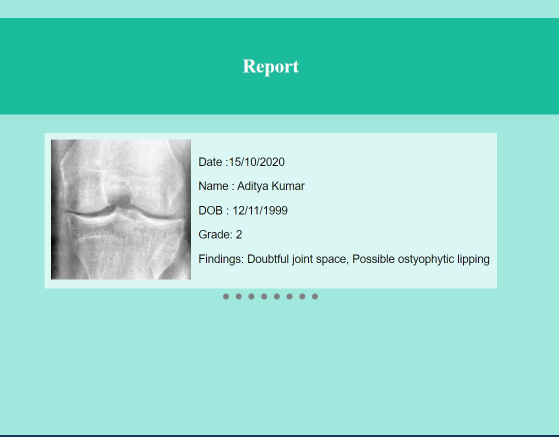
#> input picture sampleReport.JPG, 1117 x 874 px (shown at 1/2 size)
$ python -i preprocessing.py   (imports and definitions only)
#> lines starting #> are read from the running program, lines starting #| are printed output that depends on the picture; after the words box and inside, x2 and y2 are one past the last pixel; in counts of white or black regions, pixels touching at a corner belong together
import cv2
import numpy as np


def draw_lines(img, lines):
    try:
        for line in lines:
            coords = line[0]
            cv2.line(img, (coords[0], coords[1]),
                     (coords[2], coords[3]), [255, 255, 255], 3)
    except:
        pass

def EdgeDetection(original_image):
    processed_img = original_image
    processed_img = cv2.GaussianBlur(processed_img, (3, 3), 7)
    processed_img = cv2.Canny(processed_img, threshold1=70, threshold2=150)
    #edges
    lines = cv2.HoughLinesP(processed_img, 1, np.pi/180, 180, 20, 15)
    draw_lines(processed_img, lines)
    return processed_img

def ApplyContour(img):
    ret, thresh = cv2.threshold(img, 100, 255, 0)
    contours, hierarchy = cv2.findContours(
        thresh, cv2.RETR_TREE, cv2.CHAIN_APPROX_SIMPLE)
    img = np.dstack((img, img, img))
    cv2.drawContours(img, contours, -1, (0, 255, 0), 2)
    return img

#Histogram Equalisation
def ApplyCLAHE(img):
    clahe = cv2.createCLAHE(clipLimit=2.0, tileGridSize=(8,8))
    img_CLAHE = clahe.apply(img)
    return img_CLAHE

def Roi(img):
    #         y1:y2    x1:x2
    img = img[250:500, 90:450]
    return img

def Preprocess(img):
    img_roi = img#Roi(img)
    img_CLAHE = ApplyCLAHE(img_roi)
    img_edge = EdgeDetection(img_roi)
    final_img = ApplyContour(img_edge)
    #cv2.imshow('final_img', final_img)
    return final_img,img_CLAHE

>>> import cv2
>>> picture = cv2.imread('sampleReport.JPG', cv2.IMREAD_GRAYSCALE)
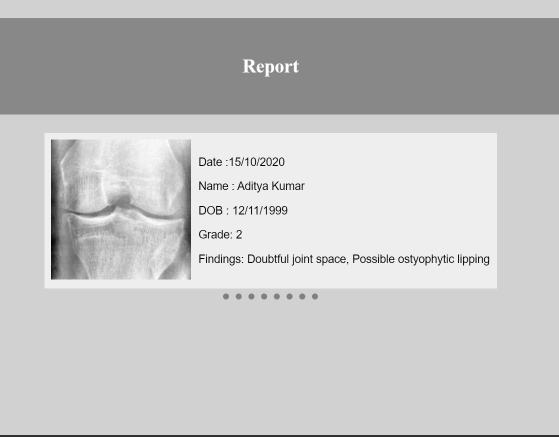
#> picture: shape (874, 1117) (shown at 1/2 size); min 0, max 255, mean 195
>>> result = Preprocess(picture)
#> in ApplyCLAHE, `img_CLAHE = clahe.apply(img)`:
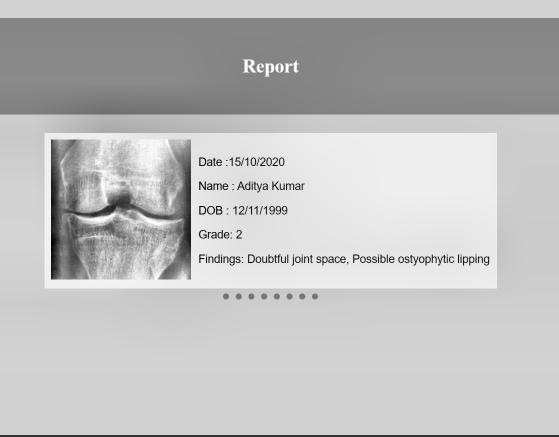
#> img_CLAHE: shape (874, 1117) (shown at 1/2 size); min 2, max 255, mean 189.9
#> in EdgeDetection, `processed_img = cv2.Canny(processed_img, threshold1=70, threshold2=150)`:
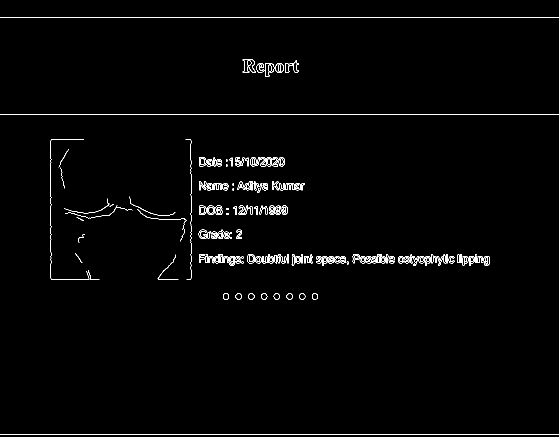
#> processed_img: shape (874, 1117) (shown at 1/2 size); 1.3% white in thin lines or dots
#> in EdgeDetection, `lines = cv2.HoughLinesP(processed_img, 1, np.pi/180, 180, 20, 15)`: lines = [[0, 228, 1116, 228], [0, 35, 1116, 35], [0, 869, 1116, 869], [101, 451, 101, 411], [101, 317, 101, 281], [382, 425, 382, 391]]
#> the loop in draw_lines, `for line in lines:` made 6 passes
#> after the loop in draw_lines, `for line in lines:`:
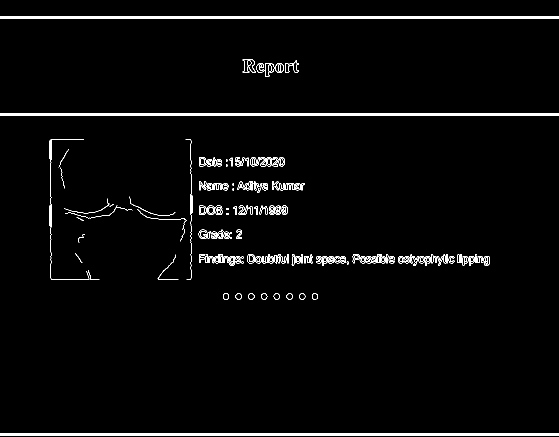
#> img: shape (874, 1117) (shown at 1/2 size); 2.8% white; 155 white regions (26 under 20 px)
#> in ApplyContour, `contours, hierarchy = cv2.findContours( thresh, cv2.RETR_TREE, cv2.CHA..`: contours = 334 contours, 76 with area under 20; largest, box (x1, y1, x2, y2) and area: (0, 867, 1117, 872) 4464, (0, 226, 1117, 231) 4464, (0, 33, 1117, 38) 4464, (398, 314, 425, 333) 344, (99, 278, 179, 560) 325
#> in ApplyContour, `img = np.dstack((img, img, img))`: img: shape (874, 1117, 3); 2.8% white; 155 white regions (26 under 20 px), largest, box (x1, y1, x2, y2) and area: (0, 33, 1117, 38) 5585, (0, 226, 1117, 231) 5585, (0, 867, 1117, 872) 5585
#> in ApplyContour, `cv2.drawContours(img, contours, -1, (0, 255, 0), 2)`:
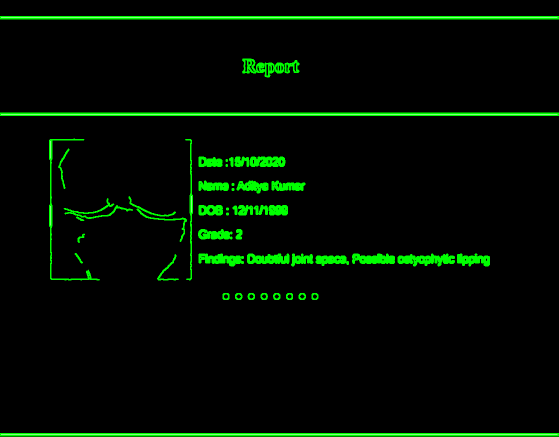
#> img: shape (874, 1117, 3) (shown at 1/2 size); mean of channels 0, 1, 2 0.9, 13.3, 0.9; drawn as B, G, R
